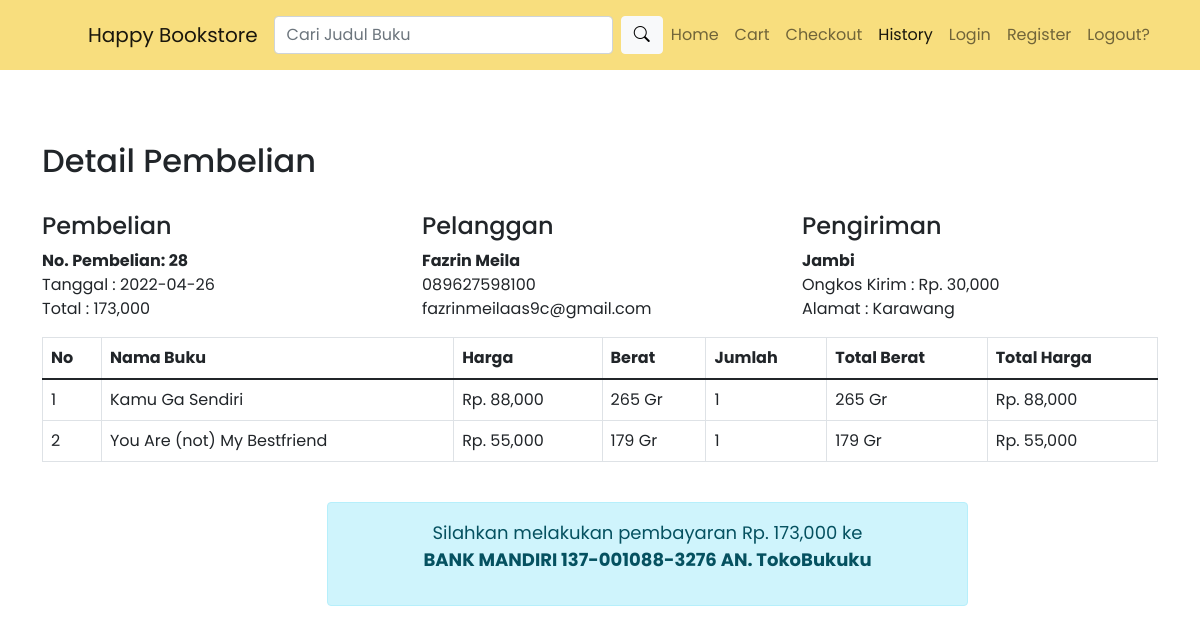
The app's page /nota.php?id=28 (signed in) with its own data.
### tables this page shows
CREATE TABLE `pembelian` (
  `id_pembelian` int(11) NOT NULL,
  `id_pelanggan` int(11) NOT NULL,
  `id_ongkir` int(11) NOT NULL,
  `tanggal_pembelian` date NOT NULL,
  `total_pembelian` int(11) NOT NULL,
  `nama_kota` varchar(100) NOT NULL,
  `tarif` int(11) NOT NULL,
  `alamat` text NOT NULL,
  `status_pembelian` varchar(100) NOT NULL DEFAULT 'pending',
  `resi_pengiriman` varchar(50) NOT NULL
);

CREATE TABLE `pelanggan` (
  `id_pelanggan` int(11) NOT NULL,
  `email_pelanggan` varchar(100) NOT NULL,
  `password_pelanggan` varchar(50) NOT NULL,
  `nama_pelanggan` varchar(50) NOT NULL,
  `telepon_pelanggan` varchar(25) NOT NULL,
  `alamat` text NOT NULL
);

CREATE TABLE `pembelian_buku` (
  `id_pembelian_buku` int(11) NOT NULL,
  `id_pembelian` int(11) NOT NULL,
  `id_buku` int(11) NOT NULL,
  `jumlah` int(11) NOT NULL,
  `nama` varchar(100) NOT NULL,
  `harga` int(11) NOT NULL,
  `berat` int(11) NOT NULL,
  `total_berat` int(11) NOT NULL,
  `total_harga` int(11) NOT NULL
);

### nota.php (the view, shortened to what this page needs)
<?php
include 'koneksi.php';
?>
<!doctype html>
<html lang="en">
  <head>
    <link href="https://cdn.jsdelivr.net/npm/bootstrap@5.1.3/dist/css/bootstrap.min.css" rel="stylesheet">
    <link rel="stylesheet" href="admin/assets/css/style.css">
    <link rel="stylesheet" href="https://cdn.jsdelivr.net/npm/bootstrap-icons@1.8.1/font/bootstrap-icons.css">
  </head>
  <body>
    <nav class="navbar navbar-expand-lg navbar-light sticky-top" style="background-color: #F8DE7E; font-family: Poppins, sans-serif;">
        <div class="container">
          <a class="navbar-brand" href="index.php">
          />Happy Bookstore</a>
          <br>
          <div class="collapse navbar-collapse" id="navbarSupportedContent">
            <form action="pencarian.php" method="GET" class="d-flex ms-auto my-2">
              <input class="form-control me-2" type="search" placeholder="Cari Judul Buku" aria-label="Search" name="keyword">
              <button class="btn btn-light" type="submit"><i class="bi bi-search"></i></button>
            </form>
            <ul class="navbar-nav ms-auto mb-3 mb-lg-0">
              <li class="nav-item">
                <a class="nav-link" href="index.php">Home</a>
              </li>
              <li class="nav-item">
                <a class="nav-link" href="keranjang.php">Cart</a>
              </li>
              <li class="nav-item">
                <a class="nav-link" href="checkout.php">Checkout</a>
              </li>
              <li class="nav-item">
                <a class="nav-link active" aria-current="page" href="riwayat.php">History</a>
              </li>
              <li class="nav-item">
                <a class="nav-link" href="login.php">Login</a>
              </li>
              <li class="nav-item">
                <a class="nav-link" href="daftar.php">Register</a>
              </li>
              <li class="nav-item">
                <a class="nav-link" href="logout.php">Logout?</a>
              </li>
            </ul>
          </div>
        </div>
      </nav>
    <br>
    <section class="content" style="font-family: Poppins, sans-serif;">
      <div class="container mt-5">
        <h2>Detail Pembelian</h2>
        <?php
        $ambil = $koneksi->query("SELECT * FROM pembelian JOIN pelanggan
            ON pembelian.id_pelanggan=pelanggan.id_pelanggan
            WHERE pembelian.id_pembelian= '$_GET[id]'");
        $detail = $ambil->fetch_assoc();
        ?>
        <br>
        <div class="row">
            <div class="col-md-4">
                <h4>Pembelian</h4>
                <strong>No. Pembelian: <?php echo $detail['id_pembelian'] ?></strong><br>
                Tanggal : <?php echo $detail['tanggal_pembelian']; ?><br>
                Total : <?php echo number_format($detail['total_pembelian']) ?>
            </div>
                <div class="col-md-4">
                    <h4>Pelanggan</h4>
                    <strong><?php echo $detail['nama_pelanggan']; ?></strong> <br>
                    <p>
                        <?php echo $detail['telepon_pelanggan']; ?> <br>
                        <?php echo $detail['email_pelanggan']; ?>
                    </p>
                </div>
                <div class="col-md-4">
                    <h4>Pengiriman</h4>
                    <strong><?php echo $detail['nama_kota'] ?></strong><br>
                    Ongkos Kirim : Rp. <?php echo number_format($detail['tarif']); ?><br>
                    Alamat : <?php echo $detail['alamat'] ?>
                </div>
        </div>
        <table class="table table-bordered" style="background-color: #ffffff;">
            <thead>
                <tr>
                    <th>No</th>
                    <th>Nama Buku</th>
                    <th>Harga</th>
                    <th>Berat</th>
                    <th>Jumlah</th>
                    <th>Total Berat</th>
                    <th>Total Harga</th>
                </tr>
            </thead>
            <tbody>
                <?php
                $nomor = 1;
                ?>
                <?php
                $ambil=$koneksi->query("SELECT * FROM pembelian_buku WHERE id_pembelian='$_GET[id]'");
                ?>
                <?php
                while($pecah=$ambil->fetch_assoc()){
                ?>
                <tr>
                    <td><?php echo $nomor; ?></td>
                    <td><?php echo $pecah['nama']; ?></td>
                    <td>Rp. <?php echo number_format($pecah['harga']); ?></td>
                    <td><?php echo $pecah['berat']; ?> Gr</td>
                    <td><?php echo $pecah['jumlah']; ?></td>
                    <td><?php echo $pecah['total_berat']; ?> Gr</td>
                    <td>Rp. <?php echo number_format($pecah['total_harga']); ?></td>
                </tr>
                <?php
                $nomor++;
                ?>
                <?php
                }
                ?>
            </tbody>
        </table>
            <div class="row text-center">
                <div class="col-md-7 offset-3 mt-4">
                    <div class="alert alert-info">
                        <p style="font-size: 18px;">
                            Silahkan melakukan pembayaran Rp. <?php echo number_format($detail['total_pembelian']); ?> ke <br>
                            <strong>BANK MANDIRI 137-001088-3276 AN. TokoBukuku</strong>
                        </p>
                    </div>
                </div>
            </div>
      </div>
    </section>
  </body>
</html>

### records on screen
pembelian: id_pembelian "28", tanggal_pembelian "2022-04-26", total_pembelian "173,000", id_pelanggan.nama_pelanggan "Fazrin Meila", id_pelanggan.telepon_pelanggan "089627598100", id_pelanggan.email_pelanggan "fazrinmeilaas9c@gmail.com", nama_kota "Jambi", tarif "30,000", id_pelanggan.alamat "Karawang"
pembelian_buku: nama "Kamu Ga Sendiri", harga "88,000", berat "265", jumlah "1", total_berat "265", total_harga "88,000"
pembelian_buku: nama "You Are (not) My Bestfriend", harga "55,000", berat "179", jumlah "1", total_berat "179", total_harga "55,000"
